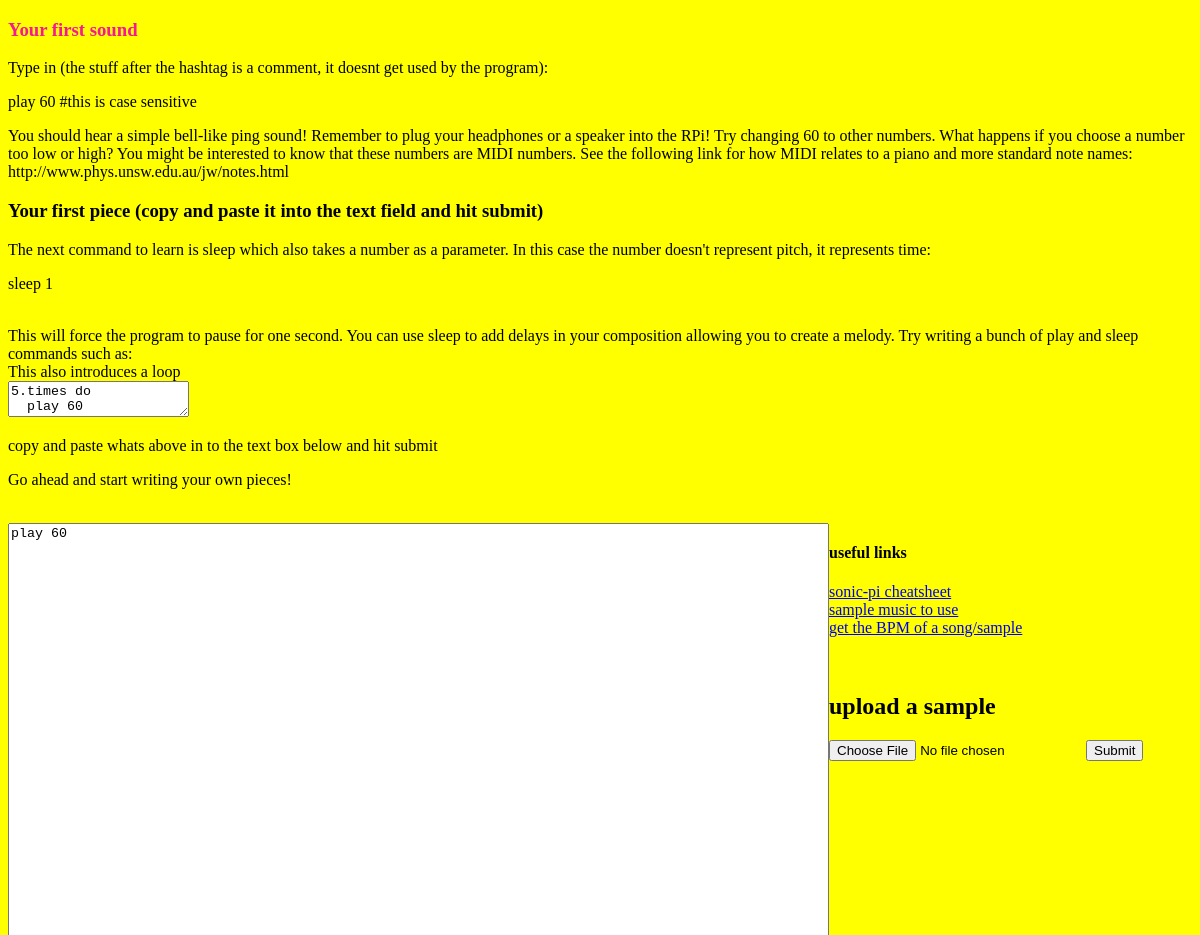
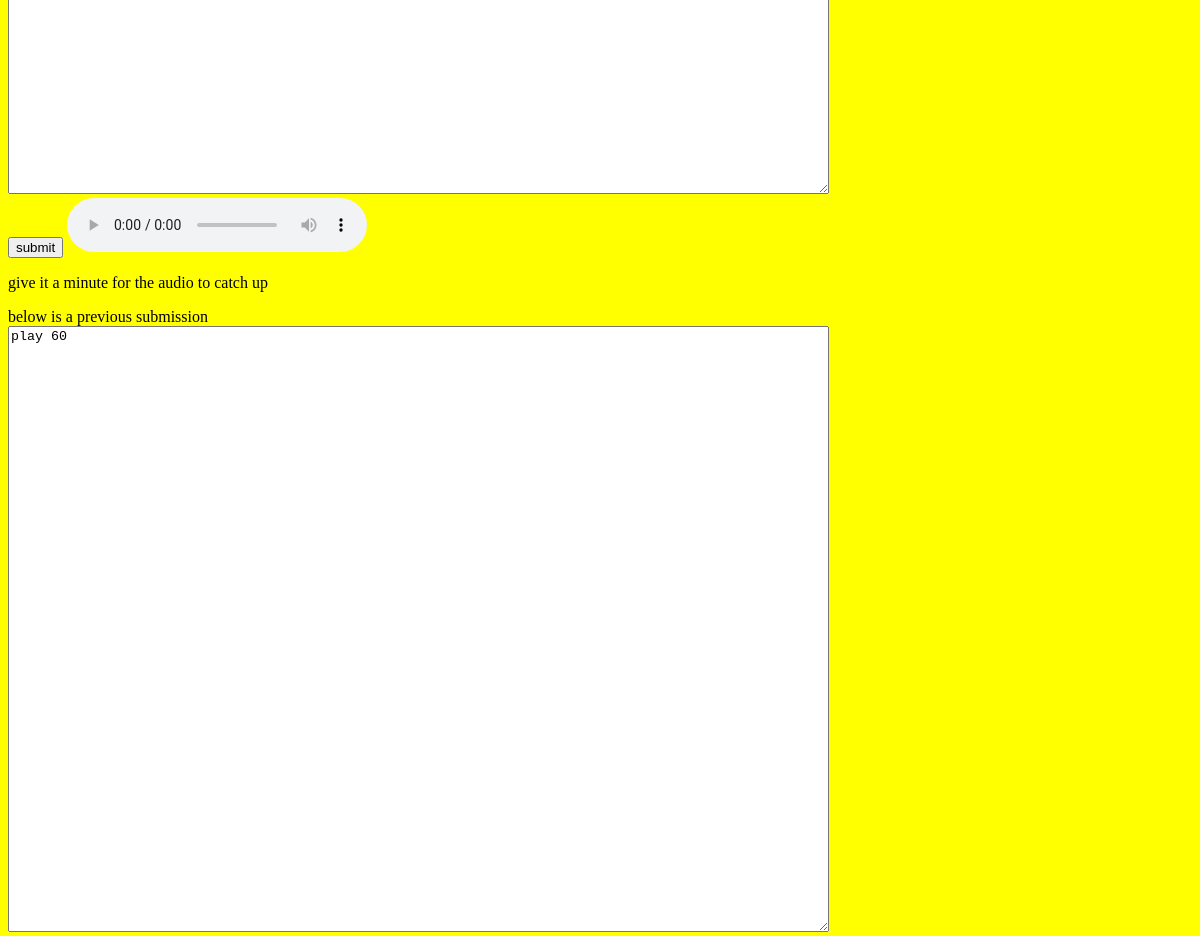
Before: / with the older database file (2 pictures, top to bottom).
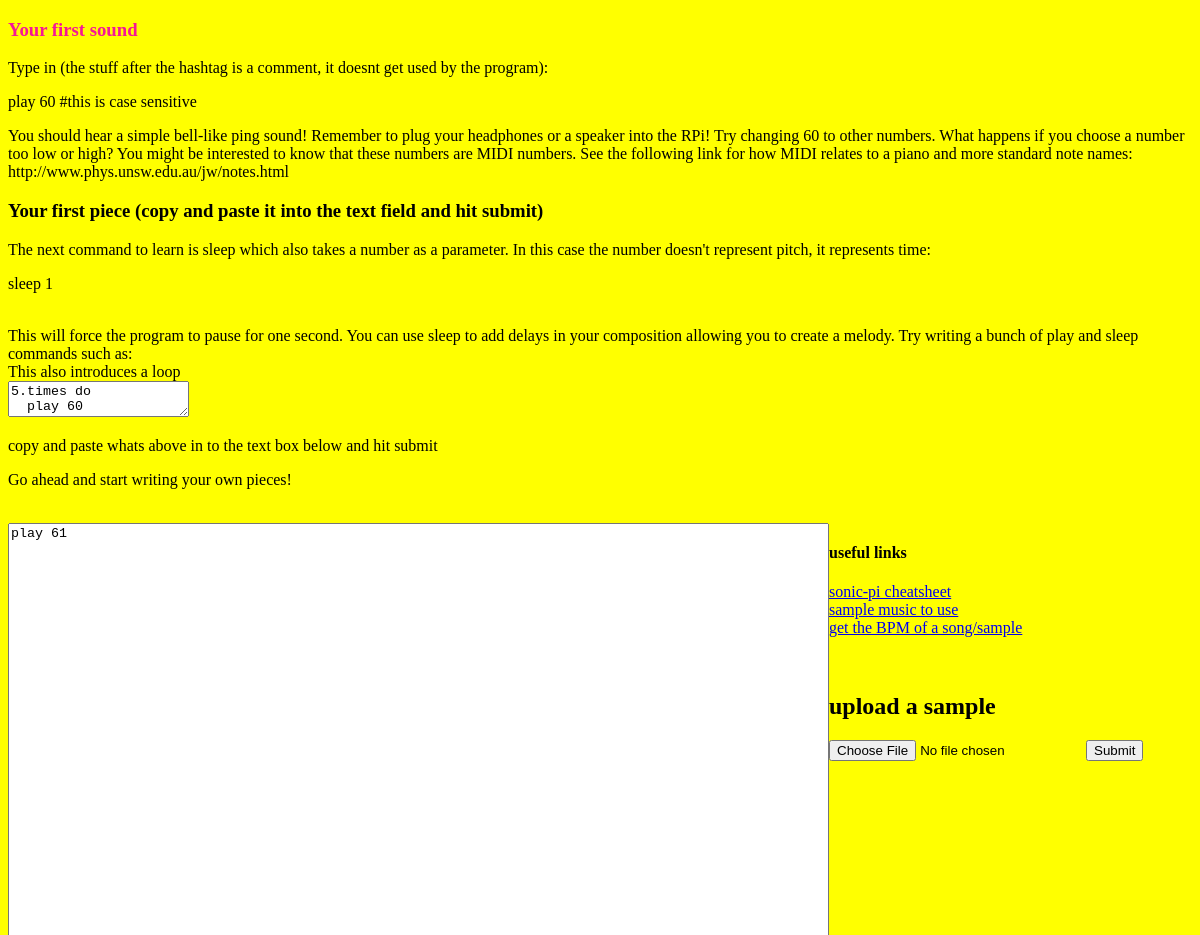
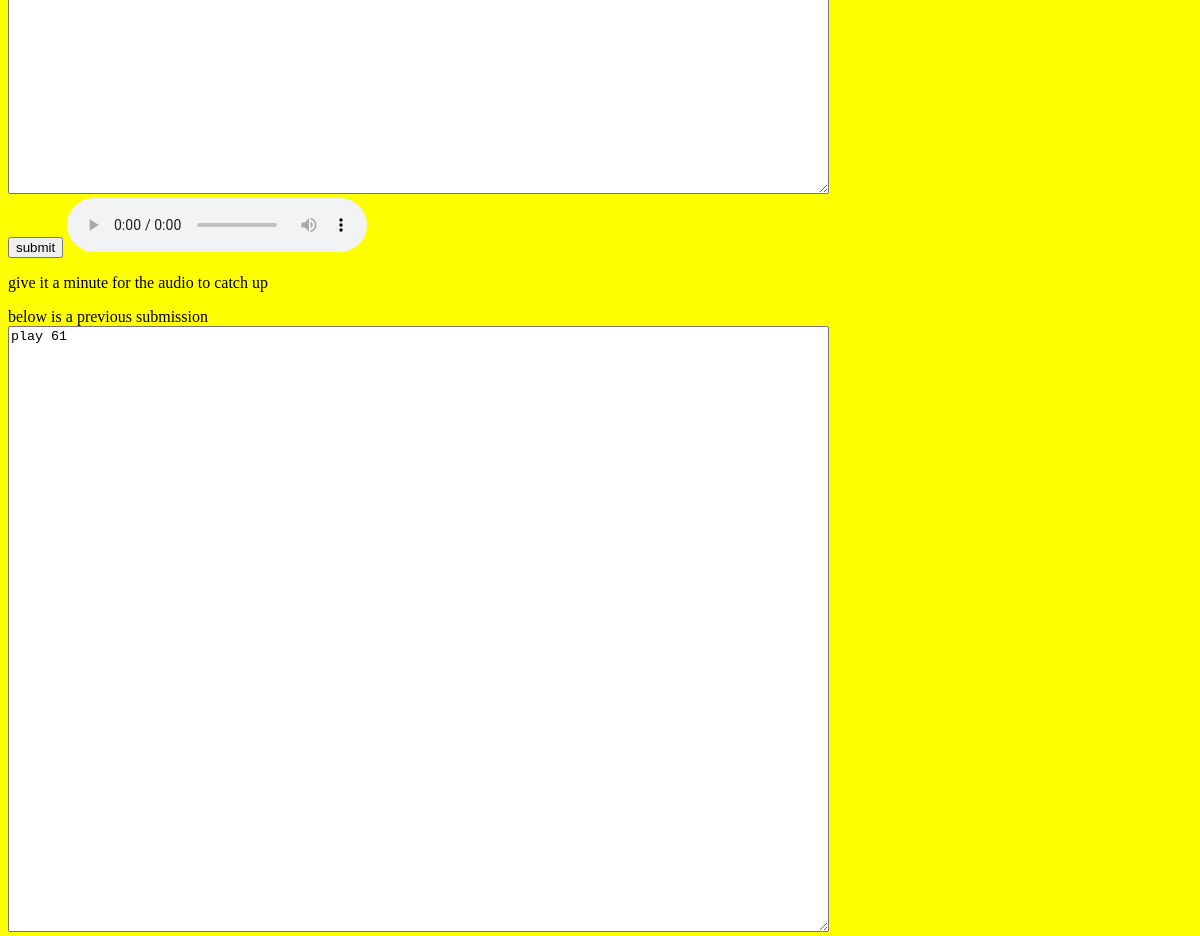
After: the same page with the newer database file (2 pictures, top to bottom).
### app.py (models this page shows)
class SongClass(db.Model):
    key = db.Column(db.Integer, autoincrement=True, primary_key=True)
    song = db.Column(db.String(200))
    def __repr__(self):
        return self.song

### app.py (the view)
@app.route('/')
def my_form():
    song_query = SongClass.query.all()
    if song_query[-1]:
        song = str(song_query[-1])
    else:
	song = " "
    if song_query[-2]:
        song2 = str(song_query[-2])
    else:
	song2 = " "
    return render_template('index.html', song=song, song2=song2)

### templates/index.html (shortened to what this page needs)
<!DOCTYPE html>
<html>
	<head>
<link rel="stylesheet" href="{{ url_for('static', filename='css/styles.css') }}">
	</head>
	<h3 style="color: #f51796;">Your first sound</h3>
Type in (the stuff after the hashtag is a comment, it doesnt get used by the program):
<p>
play 60 #this is case sensitive
</p>
You should hear a simple bell-like ping sound! Remember to plug your headphones or a speaker into the RPi!
Try changing 60 to other numbers. What happens if you choose a number too low or high? You might be interested to know that these numbers are MIDI numbers. See the following link for how MIDI relates to a piano and more standard note names: http://www.phys.unsw.edu.au/jw/notes.html
<h3>Your first piece (copy and paste it into the text field and hit submit)</h3>
The next command to learn is sleep which also takes a number as a parameter. In this case the number doesn't represent pitch, it represents time:
<br>
<p>sleep 1</p>
<br>
This will force the program to pause for one second. You can use sleep to add delays in your composition allowing you to create a melody. Try writing a bunch of play and sleep commands such as:
<br>
This also introduces a loop
<br>
<textarea>
5.times do
  play 60
  sleep 0.25
  play 62
  sleep 0.5
  play 66
  sleep 0.5
end
</textarea>
<p>copy and paste whats above in to the text box below and hit submit</p>
<p>Go ahead and start writing your own pieces!</p>
<br>
	<body>
</body>
<div style="float:left;">
	<textarea class="codemirror-textarea" rows="40" cols="100" name="song" id="song">{{song}}</textarea><br>
        <button id ="button1" name="button">submit</button>
<audio controls autoplay>
<source src="http://musictest.ddns.net:8000/out.mp3" type="audio/mp3"/>
</audio>
        <p> give it a minute for the audio to catch up</p>
</div>
<div style="float:left;">
<label for= "song2">below is a previous submission</label>
<br>
<textarea class= "codemirror-textarea" rows="40" cols="100" name="song2" id="song2">{{song2}}</textarea>
	</div>
<h4>useful links</h4>
<a href="https://www.cl.cam.ac.uk/projects/raspberrypi/sonicpi/media/sonic-pi-cheatsheet.pdf">sonic-pi cheatsheet</a>
<br>
<a href="https://github.com/DavidsFiddle/Sonic-Pi-Code-Bits">sample music to use</a>
<br>
<a href="https://getsongbpm.com/tools/audio"> get the BPM of a song/sample</a>
<br>
<br>
<br>
<h2> upload a sample</h2>
<form action = "/uploader" method = "POST"
         enctype = "multipart/form-data">
         <input type = "file" name = "file" />
         <input type = "submit"/>
      </form>
</body>
</html>
</html>

### static/css/styles.css (style rules this page uses)
body { background-color: yellow; }

Changed rows visible on the page:
no longer on this page (row unchanged): SongClass: song "play 60"
no longer on this page (row unchanged): SongClass: song2 "play 60"
added SongClass: song "play 61"
added SongClass: song2 "play 61"
